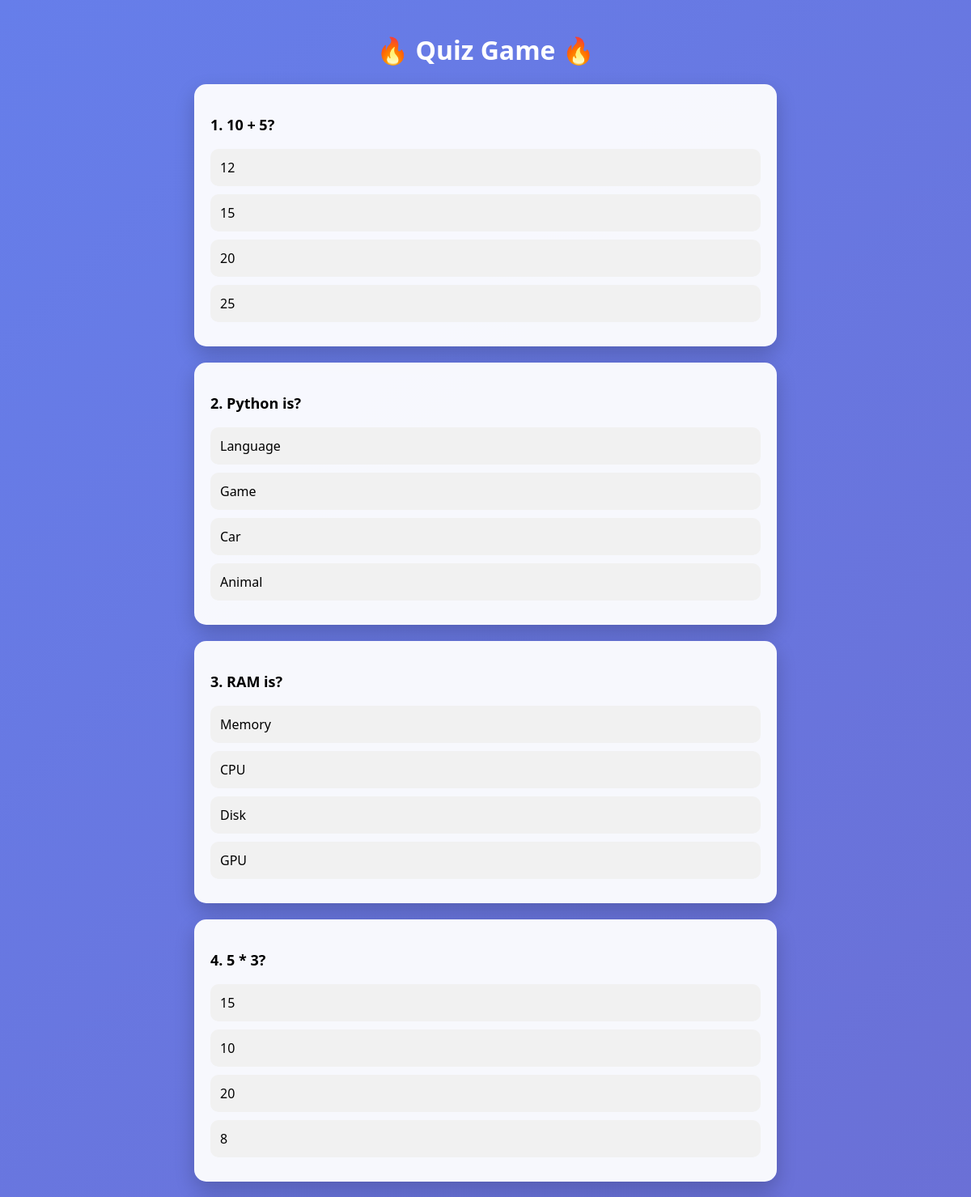
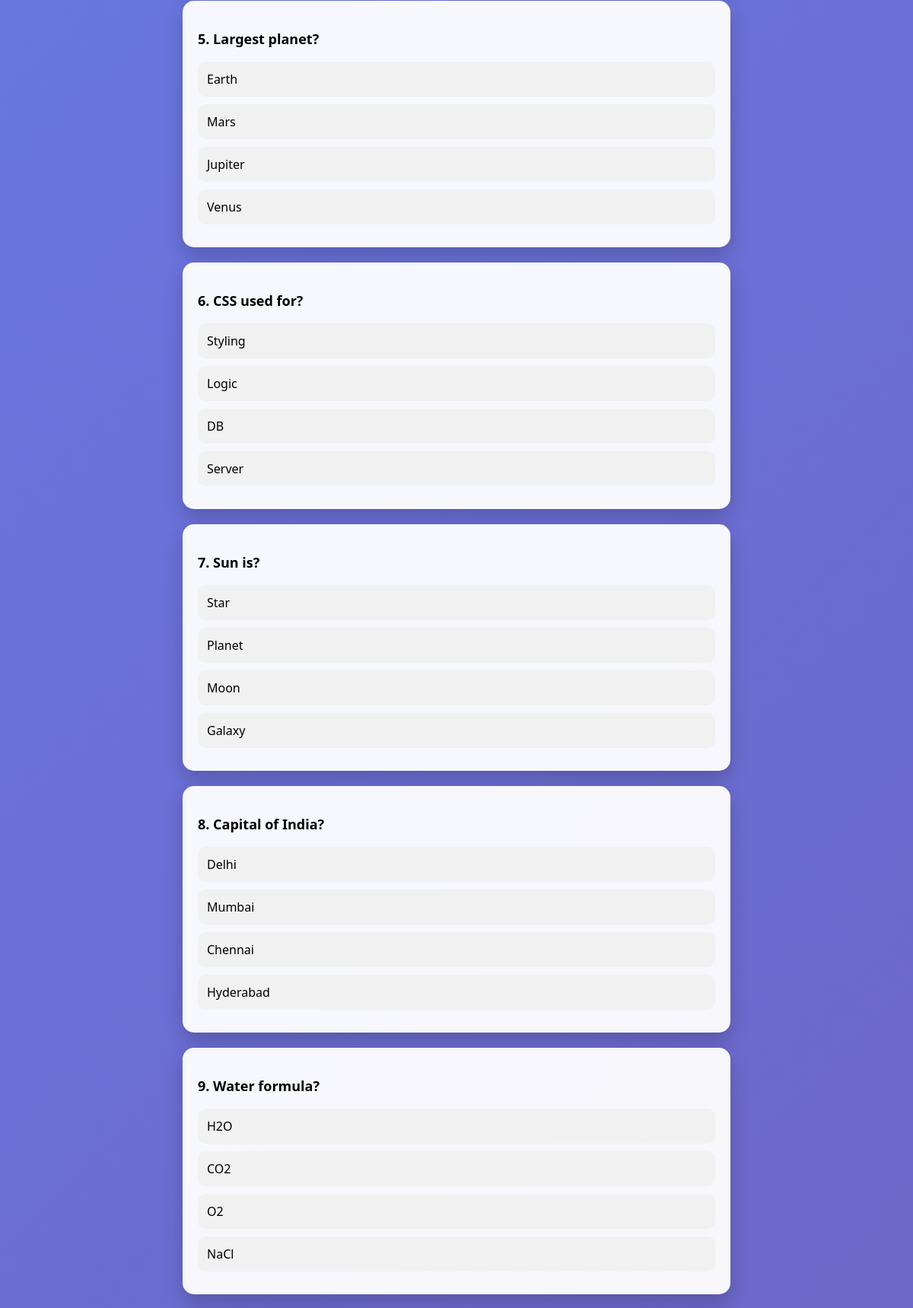
The page /quiz (upper part) on the database its author committed (2 pictures, top to bottom).
### tables this page shows
CREATE TABLE questions (
            id INTEGER PRIMARY KEY AUTOINCREMENT,
            question TEXT,
            option1 TEXT,
            option2 TEXT,
            option3 TEXT,
            option4 TEXT,
            answer TEXT
        );

### app.py (the view)
@app.route('/quiz')
def quiz():
    conn = sqlite3.connect('database.db')
    cur = conn.cursor()
    cur.execute("SELECT * FROM questions ORDER BY RANDOM() LIMIT 10")
    questions = cur.fetchall()
    conn.close()
    return render_template('quiz.html', questions=questions)

### templates/quiz.html (shortened to what this page needs)
<!DOCTYPE html>
<html>
<head>
    <link rel="stylesheet" href="{{ url_for('static', filename='style.css') }}">
</head>
<body>
<div class="game-container">
    <h1>🔥 Quiz Game 🔥</h1>
    <form method="POST" action="/result">
        {% for q in questions %}
        <div class="question-box">
            <p>{{ loop.index }}. {{ q[1] }}</p>
            <label class="option">
                <span>{{ q[2] }}</span>
            </label>
            <label class="option">
                <span>{{ q[3] }}</span>
            </label>
            <label class="option">
                <span>{{ q[4] }}</span>
            </label>
            <label class="option">
                <span>{{ q[5] }}</span>
            </label>
        </div>
        {% endfor %}
    </form>
</div>
</body>
</html>

### static/style.css (style rules this page uses)
body { margin: 0; font-family: 'Segoe UI', sans-serif; background: linear-gradient(135deg, #667eea, #764ba2, #6dd5ed); background-size: 400% 400%; animation: gradientBG 10s ease infinite; }
.game-container h1 { color: white; text-align: center; }
.game-container { width: 60%; margin: auto; margin-top: 40px; color: white; }
.question-box { background: rgba(255,255,255,0.95); color: black; padding: 20px; margin-bottom: 20px; border-radius: 15px; box-shadow: 0 10px 25px rgba(0,0,0,0.2); }
.question-box p { font-size: 18px; font-weight: 600; }
.option { display: block; padding: 12px; margin: 10px 0; border-radius: 10px; background: #f1f1f1; cursor: pointer; transition: 0.3s; }

### rows shown on the page
questions: question "10 + 5?", option1 "12", option2 "15", option3 "20", option4 "25"
questions: question "Python is?", option1 "Language", option2 "Game", option3 "Car", option4 "Animal"
questions: question "RAM is?", option1 "Memory", option2 "CPU", option3 "Disk", option4 "GPU"
questions: question "5 * 3?", option1 "15", option2 "10", option3 "20", option4 "8"
questions: question "Largest planet?", option1 "Earth", option2 "Mars", option3 "Jupiter", option4 "Venus"
questions: question "CSS used for?", option1 "Styling", option2 "Logic", option3 "DB", option4 "Server"
questions: question "Sun is?", option1 "Star", option2 "Planet", option3 "Moon", option4 "Galaxy"
questions: question "Capital of India?", option1 "Delhi", option2 "Mumbai", option3 "Chennai", option4 "Hyderabad"
questions: question "Water formula?", option1 "H2O", option2 "CO2", option3 "O2", option4 "NaCl"
